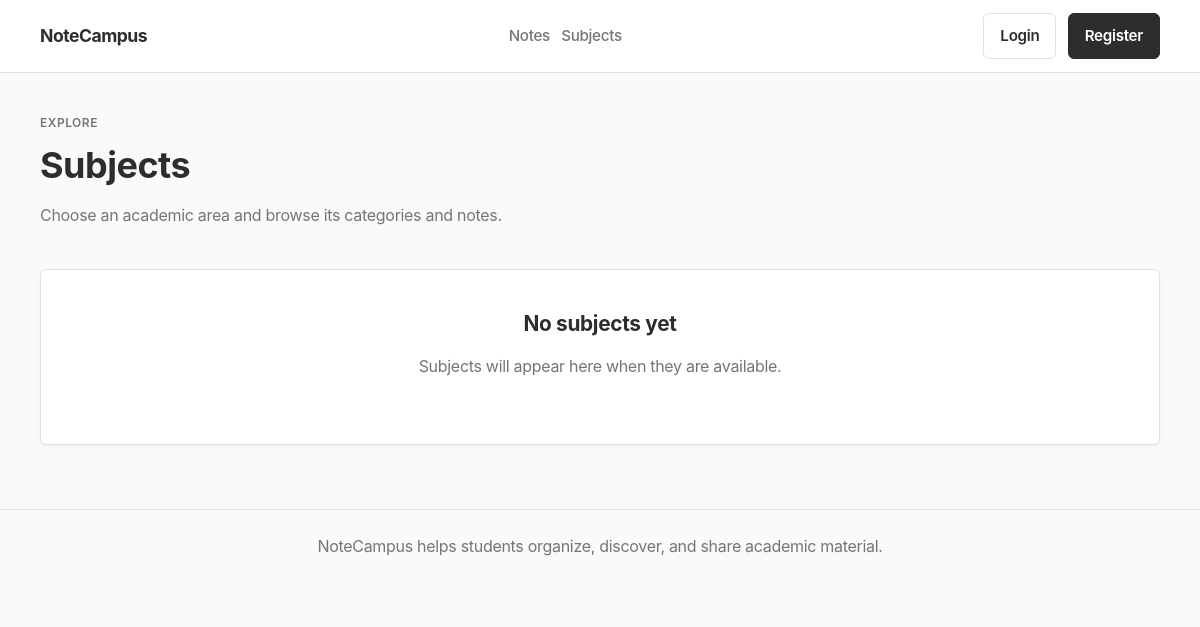
Before: /subjects with the older database file.
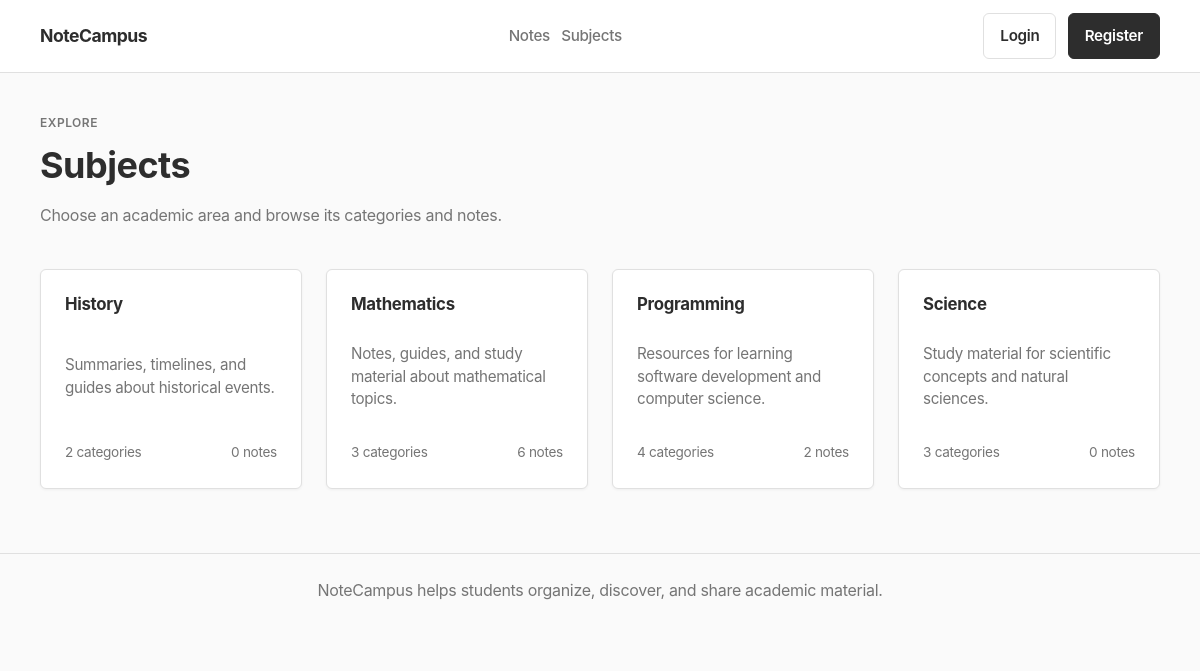
After: the same page with the newer database file.
### app/models/subject.py (models this page shows, shortened)
class Subject(db.Model):
    __tablename__ = "subjects"
    id = db.Column(db.Integer, primary_key=True)
    name = db.Column(
        db.String(100),
        unique=True,
        nullable=False
    )
    description = db.Column(
        db.Text,
        nullable=False
    )
    categories = db.relationship(
        "Category",
        backref="subject",
        lazy=True,
        cascade="all, delete-orphan"
    )
    notes = db.relationship(
        "Note",
        backref="subject",
        lazy=True
    )

### app/routes/subjects.py (the view)
@subjects.route("/subjects")
def list_subjects():
    all_subjects = Subject.query.order_by(Subject.name.asc()).all()
    return render_template(
        "subjects.html",
        subjects=all_subjects
    )

### app/templates/subjects.html (shortened to what this page needs)
{% extends "base.html" %}
{% block content %}
    <section class="page-heading">
        <div>
            <p class="eyebrow">Explore</p>
            <h1>Subjects</h1>
            <p class="muted">Choose an academic area and browse its categories and notes.</p>
        </div>
    </section>
    {% if subjects %}
        <section class="grid grid-4">
            {% for subject in subjects %}
                <article class="subject-card">
                    <h2>
                        <a href="{{ url_for('subjects.subject_detail', subject_id=subject.id) }}">
                            {{ subject.name }}
                        </a>
                    </h2>
                    <p>{{ subject.description }}</p>
                    <div class="card-footer">
                        <span>{{ subject.categories|length }} categories</span>
                        <span>{{ subject.notes|length }} notes</span>
                    </div>
                </article>
            {% endfor %}
        </section>
    {% else %}
        <div class="empty-state">
            <h2>No subjects yet</h2>
            <p>Subjects will appear here when they are available.</p>
        </div>
    {% endif %}
{% endblock %}

### app/templates/base.html (shortened to what this page needs)
<!DOCTYPE html>
<html lang="en">
<head>
    <link rel="stylesheet" href="{{ url_for('static', filename='css/main.css') }}">
</head>
<body>
    <header class="site-header">
        <nav class="navbar">
            <a class="brand" href="{{ url_for('home') }}">
                <span>NoteCampus</span>
            </a>
            <div class="nav-links">
                <a href="{{ url_for('notes.list_notes') }}">Notes</a>
                <a href="{{ url_for('subjects.list_subjects') }}">Subjects</a>
            </div>
            <div class="user-actions">
                {% if current_user.is_authenticated %}
                    <a href="{{ url_for('profile.profile_view') }}" class="user-chip">{{ current_user.username }}</a>
                    <a class="button button-secondary" href="{{ url_for('auth.logout') }}">Logout</a>
                {% else %}
                    <a class="button button-secondary" href="{{ url_for('auth.login') }}">Login</a>
                    <a class="button button-primary" href="{{ url_for('auth.register') }}">Register</a>
                {% endif %}
            </div>
        </nav>
    </header>
    <main class="page-shell">
        {% block content %}{% endblock %}
    </main>
    <footer class="site-footer">
        <p>NoteCampus helps students organize, discover, and share academic material.</p>
    </footer>
</body>
</html>

### app/static/css/main.css (style rules this page uses)
:root { --color-bg: #fafafa; --color-surface: #ffffff; --color-ink: #2d2d2d; --color-muted: #757575; --color-border: #e0e0e0; --color-primary: #2d2d2d; --color-primary-dark: #1a1a1a; --color-accent: #0066cc; --color-accent-hover: #0052a3; --color-danger: #d32f2f; --shadow-minimal: 0 1px 3px rgba(0, 0, 0, 0.05); --radius: 6px; --space-xs: 0.35rem; --space-sm: 0.7rem; --space-md: 1rem; --space-lg: 1.5rem; --space-xl: 2.5rem; --space-2xl: 4rem; --font-body: -apple-system, BlinkMacSystemFont, "Segoe UI", Roboto, "Helvetica Neue", sans-serif; }
* { box-sizing: border-box; }
body { margin: 0; min-height: 100vh; background: var(--color-bg); color: var(--color-ink); font-family: var(--font-body); line-height: 1.6; font-weight: 400; letter-spacing: -0.3px; }
a { color: inherit; text-decoration: none; }
h1, h2, h3, h4, p { margin-top: 0; }
h1 { font-size: clamp(1.75rem, 3vw, 2.5rem); line-height: 1.2; margin-bottom: var(--space-md); font-weight: 700; letter-spacing: -0.5px; }
h2 { font-size: 1.3rem; line-height: 1.3; font-weight: 700; letter-spacing: -0.3px; }
.site-header { position: sticky; top: 0; z-index: 20; background: var(--color-surface); border-bottom: 1px solid var(--color-border); }
.navbar { width: min(1120px, calc(100% - 32px)); margin: 0 auto; min-height: 72px; display: flex; align-items: center; justify-content: space-between; gap: var(--space-lg); }
.brand, .nav-links, .user-actions, .heading-actions, .hero-actions, .form-actions { display: flex; align-items: center; gap: var(--space-sm); }
.brand { font-weight: 700; color: var(--color-primary); font-size: 1.1rem; letter-spacing: -0.5px; }
.nav-links a { color: var(--color-muted); font-weight: 500; font-size: 0.95rem; transition: color 0.2s; }
.page-shell { width: min(1120px, calc(100% - 32px)); margin: 0 auto; padding: var(--space-xl) 0 var(--space-2xl); }
.site-footer { border-top: 1px solid var(--color-border); padding: var(--space-lg); text-align: center; color: var(--color-muted); }
.eyebrow, .card-kicker { color: var(--color-muted); font-size: 0.75rem; font-weight: 600; letter-spacing: 0.5px; text-transform: uppercase; }
.muted { color: var(--color-muted); }
.button { min-height: 40px; display: inline-flex; align-items: center; justify-content: center; border: 1px solid transparent; border-radius: var(--radius); padding: 0.6rem 1rem; font-weight: 600; font-size: 0.95rem; cursor: pointer; transition: all 0.2s; }
.button-primary { background: var(--color-primary); color: white; border-color: var(--color-primary); }
.button-secondary { background: var(--color-surface); border-color: var(--color-border); color: var(--color-primary); }
.page-heading { display: flex; align-items: flex-start; justify-content: space-between; gap: var(--space-lg); margin-bottom: var(--space-lg); }
.page-heading div:first-child { flex: 1; }
.grid { display: grid; gap: var(--space-lg); }
.grid-4 { grid-template-columns: repeat(auto-fill, minmax(250px, 1fr)); }
.card, .note-card, .subject-card, .stat-card, .auth-panel, .form-card, .detail-sidebar, .empty-state { background: var(--color-surface); border: 1px solid var(--color-border); border-radius: var(--radius); box-shadow: var(--shadow-minimal); }
.card, .note-card, .subject-card, .empty-state { padding: var(--space-lg); }
.note-card, .subject-card { display: flex; min-height: 220px; flex-direction: column; justify-content: space-between; padding: var(--space-lg); }
.note-card h2, .note-card h3, .note-card h4, .subject-card h2 { margin-bottom: var(--space-sm); font-size: 1.05rem; }
.note-card p, .subject-card p, .card p { color: var(--color-muted); font-size: 0.95rem; line-height: 1.5; }
.card-meta, .card-footer, .card-actions { display: flex; align-items: center; justify-content: space-between; gap: var(--space-sm); color: var(--color-muted); font-size: 0.85rem; }

Changed rows visible on the page:
added Subject: name "History", description "Summaries, timelines, and guides about historical events.", categories|length "2", notes|length "0"
added Subject: name "Mathematics", description "Notes, guides, and study material about mathematical topics.", categories|length "3", notes|length "6"
added Subject: name "Programming", description "Resources for learning software development and computer science.", categories|length "4", notes|length "2"
added Subject: name "Science", description "Study material for scientific concepts and natural sciences.", categories|length "3", notes|length "0"
Other visible differences:
text no longer shown: "No subjects yet Subjects will appear here when they are available."
